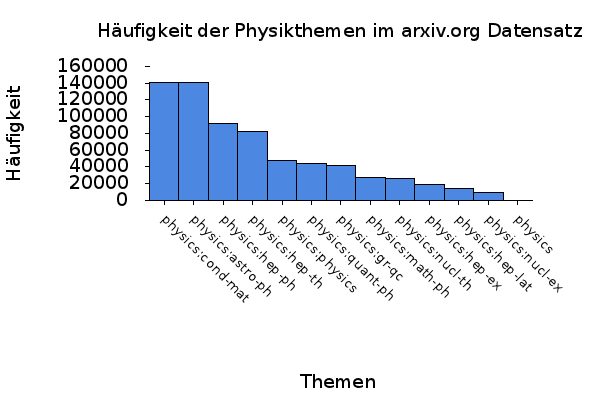

Write the gnuplot code that produced this figure.
set terminal png enhanced font  "Helvitica, 14" size 600,400 
set output 'setSpecFreq.png'
set style data histogram
set title 'Häufigkeit der Physikthemen im arxiv.org Datensatz'
set xlabel 'Themen' 
set ylabel 'Häufigkeit'
set style fill solid 0.75 border -1  
set xtics rotate by -45
set noborder
unset key
set ytics out nomirror 
set xtics out nomirror 
set xtics font "Helvitica, 10"
plot '../results/SetSpecFreqPhysics.dat' using 2:xticlabels(1) lc rgb '#1161d9' notitle with boxes
